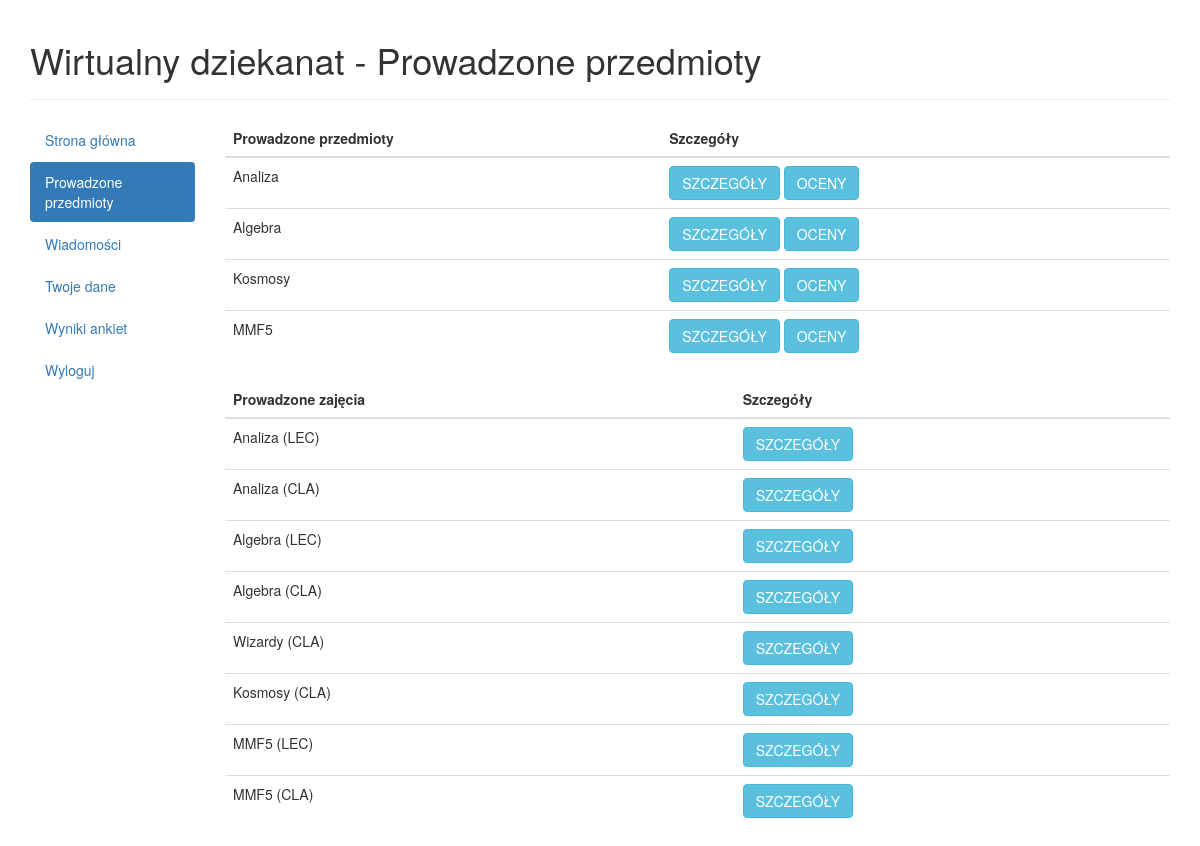
Screenshot of /teacher/1 (signed in) with the database file from the repository.
### database/models.py (models this page shows, shortened)
class Subject(models.Model):
    teacher_id = models.ForeignKey(Teacher)
    name = models.CharField(max_length=20)
    course_homepage = models.CharField(max_length=20, blank=True,null=True)
    ECTS = models.IntegerField(default=3)
    exam = models.BooleanField(default=False, blank=True)

class Subsubject(models.Model):
    subject_id = models.ForeignKey(Subject)
    teacher_id = models.ForeignKey(Teacher)
    subsubjecttype_id = models.ForeignKey(SubsubjectType)
    hours = models.IntegerField(blank=True, null=True)
    def __str__(self):
        return self.subject_id.name + ' (' + self.subsubjecttype_id.name + ')'

class SubsubjectType(models.Model):
    SUBSUBJECT_TYPE_CHOICES = (
        ('LEC', 'Lecture'),
        ('CLA', 'Auditory classes'),
        ('LAB', 'Laboratory classes'),
        ('PRO', 'Project classes'),
        ('SEM', 'Seminar classes'),
        ('CON', 'Conversation seminars'),
        ('OTH', 'Other'),
    )
    name = models.CharField(choices=SUBSUBJECT_TYPE_CHOICES, max_length=3)

### database/views.py (the view)
# urls.py: url(r'^teacher/(?P<page_id>[0-9]+)$', views.teacherpage, name='teacherpage'),
def teacherpage(request, page_id):
    if request.user.is_authenticated():
        try:
            te = Teacher.objects.get(user=request.user)
            subjects = (subjects for subjects in te.subject_set.all())
            subSubjects = (subSubjects for subSubjects in te.subsubject_set.all())
            allStudents = Student.objects.all()
            if (request.POST.get('create_message', False) and request.POST.get('student_id', False)):
                messageTo = Student.objects.get(pk=request.POST.get('student_id', False))
                message = Message(student_id=messageTo, teacher_id=te, contents=request.POST.get('message'),
                                  is_read=False, date=timezone.now())
                message.save()
            messages = Message.objects.filter(teacher_id=te).filter(is_read=False).order_by('-date')
            allMessages = Message.objects.filter(teacher_id=te).order_by('-date')
            survey_teacher = (prowadzacy for prowadzacy in Survey.objects.filter(teacher_id=te))
            return render(request, 'database/teacherpage.html',
                          {'teacher': te, 'subjects': subjects, 'messages': messages, 'allMessages': allMessages,
                           'page_id': page_id, 'subSubjects': subSubjects, 'allStudents': allStudents, 'survey_teacher': survey_teacher})
        except Teacher.DoesNotExist:
            return HttpResponse("Nie ma nauczyciela")
        except Student.DoesNotExist:
            return HttpResponse("Nie ma studenta")
    else:
        return HttpResponse("Niezalogowany")

### database/templates/database/teacherpage.html (shortened to what this page needs)
<!DOCTYPE html>
<html lang="en">
<head>
  <link rel="stylesheet" href="http://maxcdn.bootstrapcdn.com/bootstrap/3.3.4/css/bootstrap.min.css">
</head>
<body>
<div class="container">
	<div class="page-header">
		{% if page_id == '0' %}
			<h1>Wirtualny dziekanat - Strona główna</h1>
        	{% elif page_id == '1' %}
			<h1>Wirtualny dziekanat - Prowadzone przedmioty</h1>
        	{% elif page_id == '2' or  page_id == '3' or page_id == '4'%}
			<h1>Wirtualny dziekanat - Wiadomości</h1>
        	{% elif page_id == '5' %}
			<h1>Wirtualny dziekanat - Twoje dane</h1>
			{% elif page_id == '6' %}
			<h1>Wirtualny dziekanat - Wyniki ankiet</h1>
        	{% endif %}
	</div>
      	<div class="row">
    		<div class="col-md-2">
      			<ul class="nav nav-pills nav-stacked">
      				{% if page_id == '0' %}
        			<li class="active"><a href="{% url 'teacherpage' '0'%}">Strona główna</a></li>
        			<li><a href="{% url 'teacherpage' '1'%}">Prowadzone przedmioty</a></li>
        			<li><a href="{% url 'teacherpage' '2'%}">Wiadomości</a></li>
        			<li><a href="{% url 'teacherpage' '5'%}">Twoje dane</a></li>
					<li><a href="{% url 'teacherpage' '6'%}">Wyniki ankiet</a></li>
                    <li><a href="{% url 'logout' %}">Wyloguj</a></li>
        			{% elif page_id == '1' %}
        			<li><a href="{% url 'teacherpage' '0'%}">Strona główna</a></li>
        			<li  class="active" ><a href="{% url 'teacherpage' '1'%}">Prowadzone przedmioty</a></li>
        			<li><a href="{% url 'teacherpage' '2'%}">Wiadomości</a></li>
        			<li><a href="{% url 'teacherpage' '5'%}">Twoje dane</a></li>
					<li><a href="{% url 'teacherpage' '6'%}">Wyniki ankiet</a></li>
                    <li><a href="{% url 'logout' %}">Wyloguj</a></li>
        			{% endif %}
      			</ul>
   		    </div>
   		    <div class="col-md-10">
                {% if page_id == '0' %}
                    <h2>Witaj {{teacher.user.first_name}} {{teacher.user.last_name}}</h2>
                {% elif page_id == '1' %}
                   <table class="table table-hover">
                    <thead>
                      <tr>
                        <th>Prowadzone przedmioty</th>
                        <th>Szczegóły</th>
                      </tr>
                    </thead>
                    <tbody>
                    {% for subject in subjects %}
                        <tr><td>{{subject.name}}</td><td> <a href="{% url 'teachersubject' subject.pk %}" class="btn btn-info" role="button" >SZCZEGÓŁY</a>&nbsp;<a href="{% url 'teacherviewsubjectfinalgrades' subject.pk %}" class="btn btn-info" role="button" >OCENY</a></td></tr>
                    {% endfor %}
                    </tbody>
                  </table>
                    <table class="table table-hover">
                    <thead>
                      <tr>
                        <th>Prowadzone zajęcia</th>
                        <th>Szczegóły</th>
                      </tr>
                    </thead>
                    <tbody>
                    {% for subSubject in subSubjects %}
                        <tr><td>{{subSubject}}</td><td> <a href="{% url 'teachersubsubject' subSubject.pk %}" class="btn btn-info" role="button" >SZCZEGÓŁY</a></td></tr>
                    {% endfor %}
                    </tbody>
                  </table>
                    {% endif %}
                    </div>
            </div>
</div>
</body>
</html>

### rows the page displays
Subject: name "Analiza"
Subject: name "Algebra"
Subject: name "Kosmosy"
Subject: name "MMF5"
Subsubject: subject_id+subsubjecttype_id "Analiza (LEC)"
Subsubject: subject_id+subsubjecttype_id "Analiza (CLA)"
Subsubject: subject_id+subsubjecttype_id "Algebra (LEC)"
Subsubject: subject_id+subsubjecttype_id "Algebra (CLA)"
Subsubject: subject_id+subsubjecttype_id "Wizardy (CLA)"
Subsubject: subject_id+subsubjecttype_id "Kosmosy (CLA)"
Subsubject: subject_id+subsubjecttype_id "MMF5 (LEC)"
Subsubject: subject_id+subsubjecttype_id "MMF5 (CLA)"
